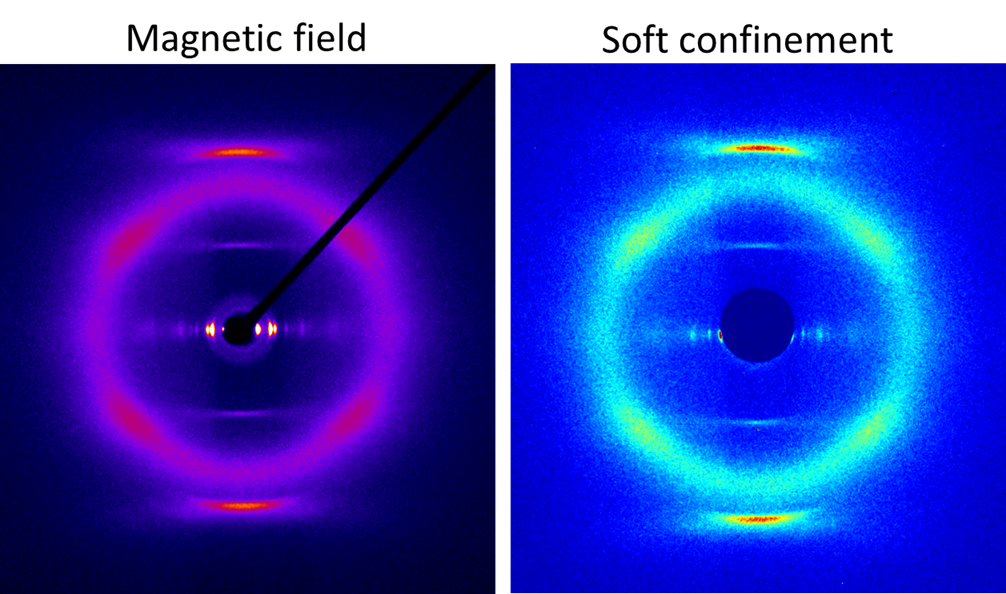
#> input picture Ben_Manuscripts/XSEDE/bridges_2017/figures/WAXS.png, 1006 x 594 px, found by its file name
$ python Read_png.py
#> lines starting #> are read from the running program, lines starting #| are printed output that depends on the picture
#! /usr/bin/env python

from __future__ import division
from __future__ import print_function
from __future__ import absolute_import
from builtins import range
from past.utils import old_div
from PIL import Image
import matplotlib.pyplot as plt
import numpy as np
import Radial_int_pixels


# [126 lines left out: functions rgb2gray, mean, bounds, dist_mat, radial_int, not called in this run]

#im = Image.open("soft confine WAXS raw.tif")  # open the image
im = Image.open("WAXS.png")  # open the image
#> im is the input picture: PIL image 1006x594 RGBA; mean R, G, B, A 31.1, 41.1, 171.1, 225.9

box = (510, 90, 1000, 580)  # crop out the 2D soft confinement WAXS - this needs to be square
#box = (0, 0, 1042, 1042)  # crop out the 2D soft confinement WAXS - this needs to be square

region = im.crop(box).convert('L')  # convert to grayscale
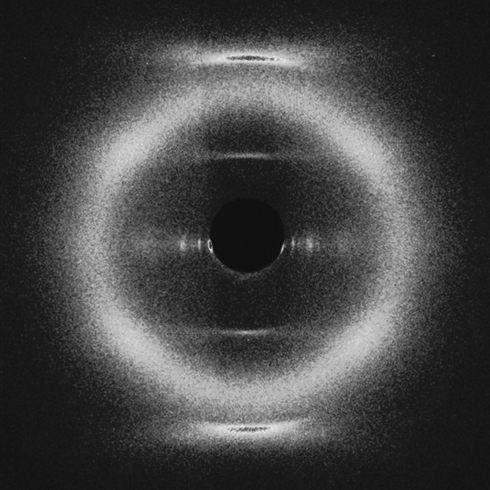
#> region: PIL image 490x490 L; min 15, max 224, mean 67.6
pix = region.load()  # get the pixel values

region2 = im.crop(box)  # keep it in RGBA format
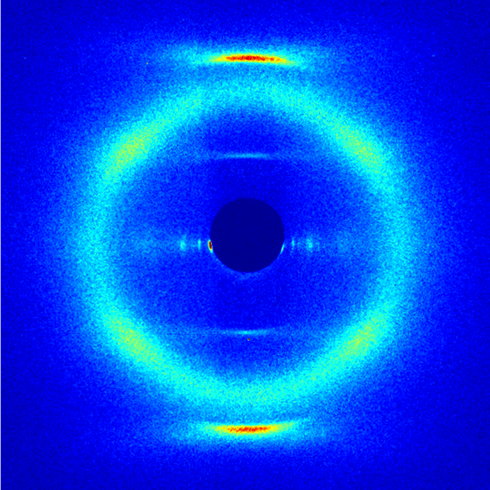
#> region2: PIL image 490x490 RGBA; mean R, G, B, A 3.5, 67.4, 237, 254.7; transparent parts drawn white
pix2 = region2.load()  # get color pixel values

pixels = np.zeros(region.size)  # convert pix to a numpy array
pixels = np.zeros([pixels.shape[1], pixels.shape[0]])
pixels2 = np.zeros(pixels.shape)

for i in range(pixels.shape[0]):
    for j in range(pixels.shape[1]):
        pixels[i, j] = pix[j, i]
        # pixels2[i, j] = rgb2gray(pix2[j, i])

# Imin, Imax = bounds(pixels)
cmap = 'viridis'
interp = 'gaussian'
plt.figure()
im1 = plt.imshow(pixels, cmap=cmap, interpolation=interp) #, vmin=Imin, vmax=Imax)
plt.show()
exit()
#> (the program exits here)

$ run again, with Ben_Manuscripts/XSEDE/bridges_2017/figures/Ordered_Pore_orange.png copied over Ben_Manuscripts/XSEDE/bridges_2017/figures/WAXS.png
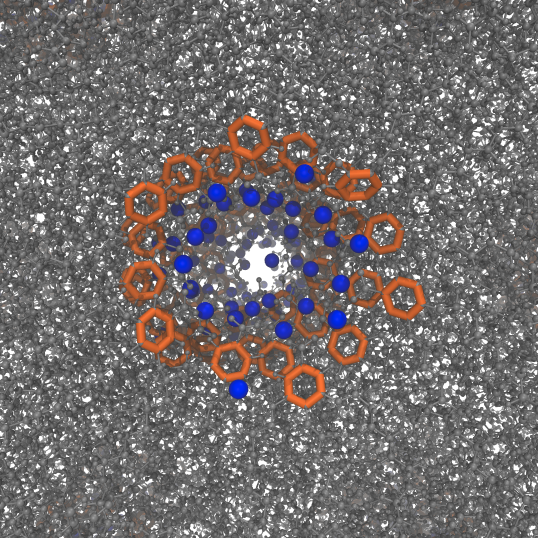
#> input picture Ben_Manuscripts/XSEDE/bridges_2017/figures/Ordered_Pore_orange.png, 1076 x 1076 px, found by its file name (shown at 1/2 size)
#> im is the input picture: PIL image 1076x1076 RGB; mean R, G, B 113.7, 108.7, 108.9
#> `region = im.crop(box).convert('L')`:
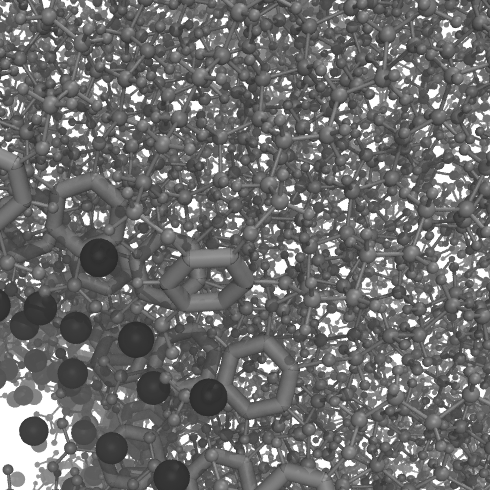
#> region: PIL image 490x490 L; min 38, max 255, mean 109.8
#> `region2 = im.crop(box)`:
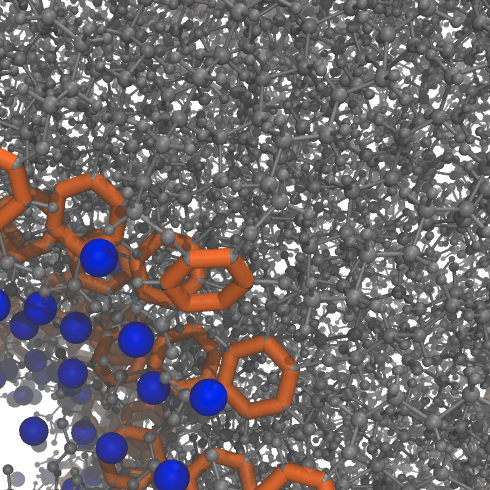
#> region2: PIL image 490x490 RGB; mean R, G, B 114, 107.8, 109.3

$ run again, with Ben_Manuscripts/XSEDE/bridges_2017/figures/disordered_pore.png copied over Ben_Manuscripts/XSEDE/bridges_2017/figures/WAXS.png
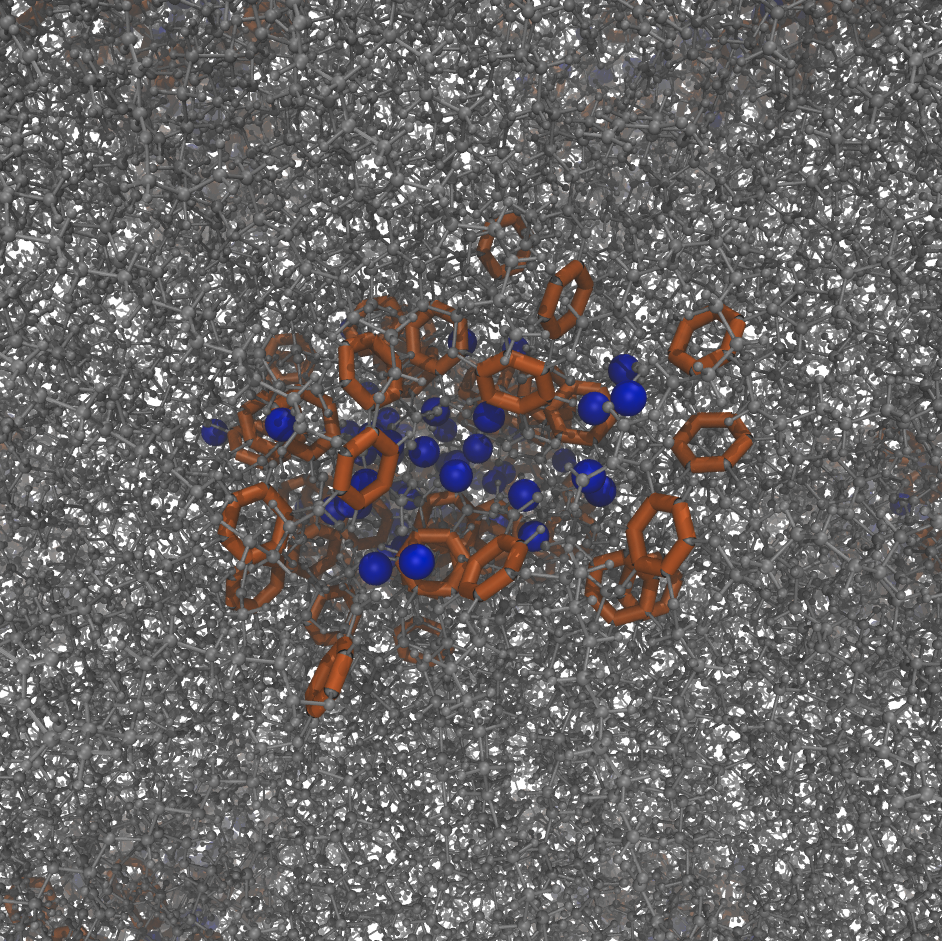
#> input picture Ben_Manuscripts/XSEDE/bridges_2017/figures/disordered_pore.png, 942 x 941 px, found by its file name
#> im is the input picture: PIL image 942x941 RGB; mean R, G, B 104.3, 101.4, 101.3
#> `region = im.crop(box).convert('L')`:
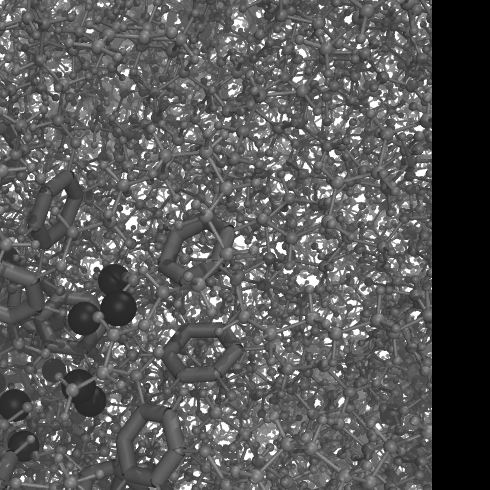
#> region: PIL image 490x490 L; min 0, max 255, mean 88.9
#> `region2 = im.crop(box)`:
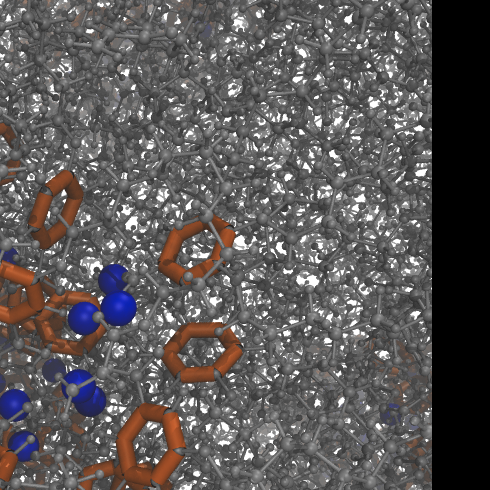
#> region2: PIL image 490x490 RGB; mean R, G, B 91.4, 87.8, 87.8

$ run again, with Ben_Manuscripts/XSEDE/bridges_2017/figures/porestructures.jpg saved as Ben_Manuscripts/XSEDE/bridges_2017/figures/WAXS.png
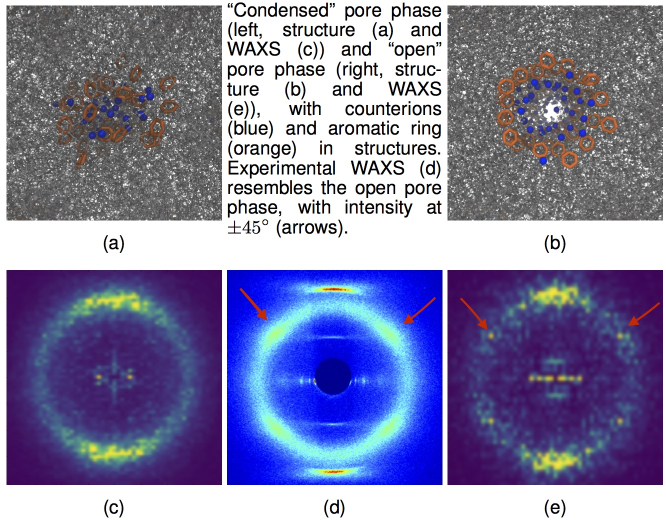
#> input picture Ben_Manuscripts/XSEDE/bridges_2017/figures/porestructures.jpg, 1331 x 1040 px, found by its file name (shown at 1/2 size)
#> im is the input picture: PIL image 1331x1040 RGB; mean R, G, B 131, 129.5, 166
#> `region = im.crop(box).convert('L')`:
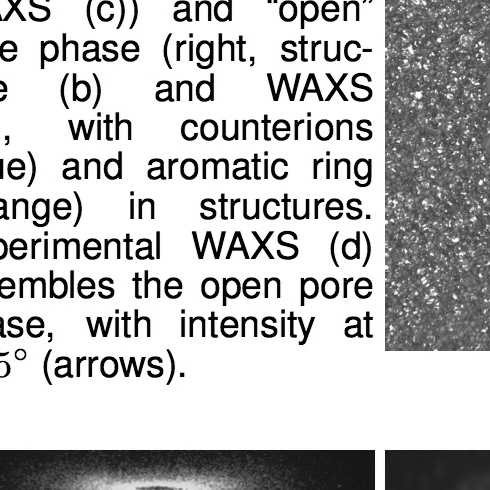
#> region: PIL image 490x490 L; min 0, max 255, mean 189.4
#> `region2 = im.crop(box)`:
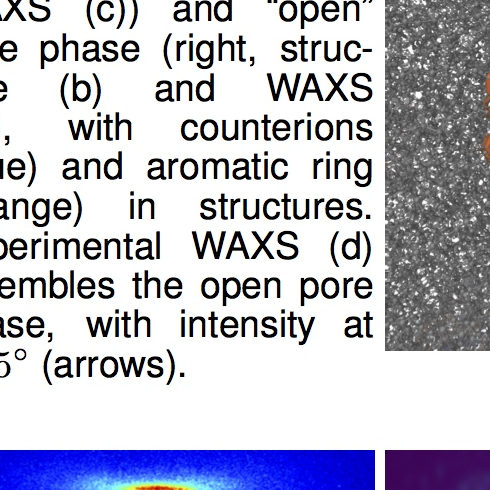
#> region2: PIL image 490x490 RGB; mean R, G, B 187.8, 188, 201
